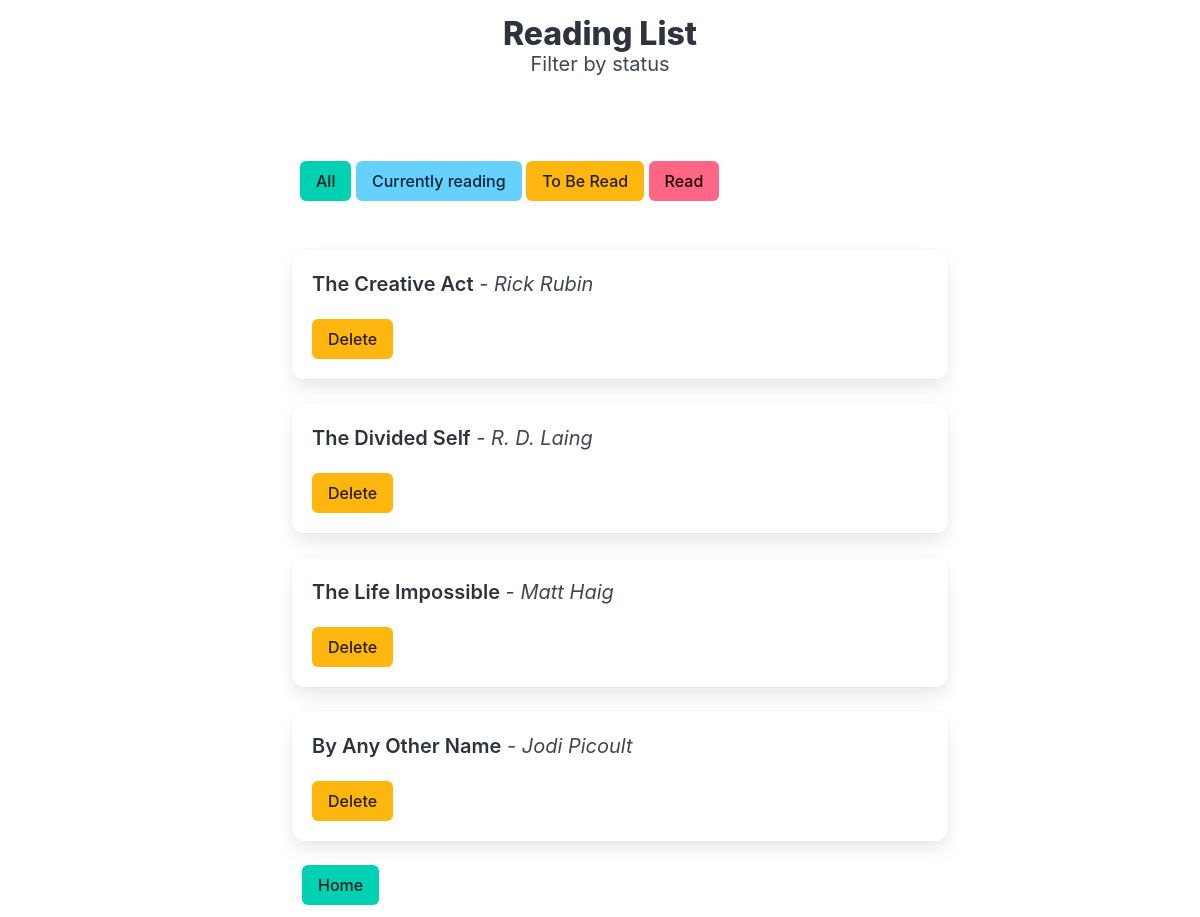
/view, run on the app's committed database.
### tables this page shows
CREATE TABLE book (
            book_id INTEGER PRIMARY KEY AUTOINCREMENT,
            title TEXT NOT NULL,
            author TEXT NOT NULL,
            status TEXT,
            added_at TEXT NOT NULL
        );

### app.py (the view)
@app.route('/view')
def viewtitle():
    books = get_all_books()
    return render_template('viewtitle.html', books = books, current_status = 'all')

### database.py (called while the page is built)
def get_db():
    conn = sqlite3.connect('book.db')
    conn.row_factory = sqlite3.Row
    return conn

def get_all_books():
    conn = get_db()
    cursor = conn.cursor()
    books = cursor.execute('SELECT * FROM book').fetchall()
    result = []
    for book in books:
        result.append({
            'id': book['book_id'],
            'title': book['title'],
            'author': book['author'],
            'status': book['status']
        })
    conn.close()
    return result

### templates/viewtitle.html (shortened to what this page needs)
<!DOCTYPE html>
<html lang="en">
<head>
    <link rel="stylesheet" href="https://cdn.jsdelivr.net/npm/bulma@1.0.4/css/bulma.min.css">
    <link rel="stylesheet" href="../static/style.css">
</head>
<body>
    <h1 class="title has-text-centered mt-4">Reading List</h1>
    <h2 class="subtitle has-text-centered">Filter by status</h2>
    <div class="column is-three-fifths is-offset-one-fifth">
        <div class="section">
            <a href="/view"><button class="button is-primary">All</button></a>
            <a href="/view/currently_reading"><button class="button is-info">Currently reading</button></a>
            <a href="/view/to_be_read"><button class="button is-warning">To Be Read</button></a>
            <a href="/view/read"><button class="button is-danger">Read</button></a>
        </div>
        <div class="content is-medium">
            <ul>
                {% for book in books %}
                <li class="box">
                    <p class="listing"><strong>{{ book.title }}</strong> - <em>{{ book.author}}</em></p>
                    <form method="POST" action="/delete/{{ book.id }}" style="display: inline;">
            <button class="button is-warning" type="submit" onclick="return confirm('Delete this book?')">Delete</button>
        </form>
                </li>
                {% endfor %}
            </ul>
        </div>
        <a href="{{url_for('tracker')}}" id="homebutton">
                <button class="button is-primary">Home</button>
            </a>
    </div>
</body>
</html>

### static/style.css (style rules this page uses)
li { list-style-type: none; }
a#homebutton { margin-left: 50px; margin-top: 20px; }

### data on the page
book: title "The Creative Act", author "Rick Rubin"
book: title "The Divided Self", author "R. D. Laing"
book: title "The Life Impossible", author "Matt Haig"
book: title "By Any Other Name", author "Jodi Picoult"
